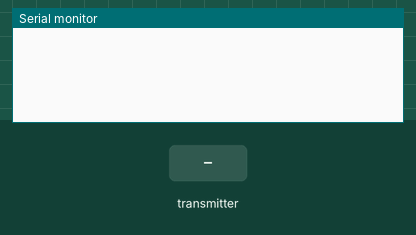
Bench run of a sketch on a simulated ESP8266 (NodeMCU). Shown: the last lines printed to the serial monitor. Inputs (shaded band) come from the test bench.

Above: at 1.2 s.
1.3 s: the transmitter starts sending led_id = 0
At 1.61 s:
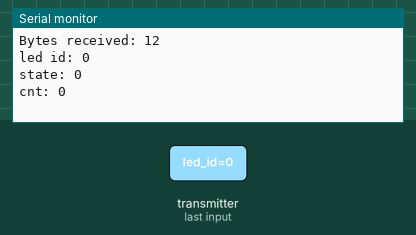
2.8 s: the transmitter starts sending state = 1
4.3 s: the transmitter starts sending count = 256
At 4.61 s:
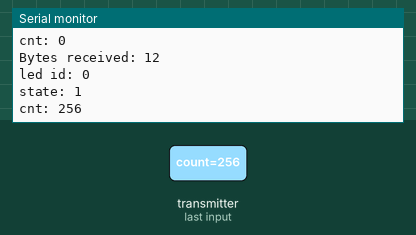
5.8 s: the transmitter starts sending led_id = 1
7.3 s: the transmitter starts sending count = 512
At 7.61 s:
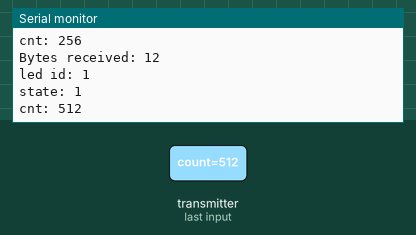
Timing chart, 0 to 9.8 s (numbered marks = the images above; inputs shaded):
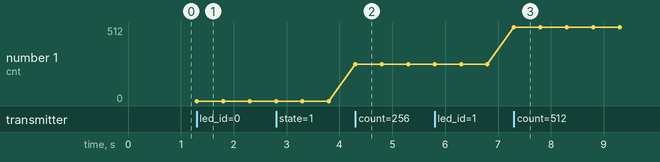

The sketch:

reciver.ino
```cpp
#include <ESP8266WiFi.h>
#include <espnow.h>

// Structure example to receive data
// Must match the sender structure exactly
typedef struct struct_message {
  int led_id;
  bool state;
  int count;
} struct_message;

// Create a struct_message called myData
struct_message myData;

// Callback function that will be executed when data is received
void OnDataRecv(uint8_t * mac, uint8_t *incomingData, uint8_t len) {
  memcpy(&myData, incomingData, sizeof(myData));
  Serial.print("Bytes received: ");
  Serial.println(len);
  Serial.print("led id: ");
  Serial.println(myData.led_id);
  Serial.print("state: ");
  Serial.println(myData.state);
  Serial.print("cnt: ");
  Serial.println(myData.count);
}

void setup() {
  // Initialize Serial Monitor
  Serial.begin(115200);

  // Set device as a Wi-Fi Station
  WiFi.mode(WIFI_STA);

  // Init ESP-NOW
  if (esp_now_init() != 0) {
    Serial.println("Error initializing ESP-NOW");
    return;
  }

  // Set ESP8266 role to slave (receiver)
  esp_now_set_self_role(ESP_NOW_ROLE_SLAVE);

  // Once ESPNow is successfully Init, we will register for recv CB to
  // get recv packet info
  esp_now_register_recv_cb(OnDataRecv);
}

void loop() {
  // Leave empty
}
```

Measured:
- after the input at 1.3 s, the serial monitor: prints a new line at once (image 1)
- after the input at 4.3 s, the serial monitor: prints a new line at once (image 2)
- after the input at 7.3 s, the serial monitor: prints a new line at once (image 3)
- plotted number 1: 0 → 256 after the input at 4.3 s, 256 → 512 after the input at 7.3 s
